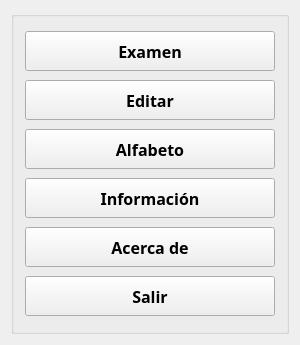
<?xml version="1.0" encoding="UTF-8"?>
<ui version="4.0">
 <class>MainWindow</class>
 <widget class="QMainWindow" name="MainWindow">
  <property name="geometry">
   <rect>
    <x>0</x>
    <y>0</y>
    <width>296</width>
    <height>345</height>
   </rect>
  </property>
  <property name="minimumSize">
   <size>
    <width>0</width>
    <height>0</height>
   </size>
  </property>
  <property name="maximumSize">
   <size>
    <width>16777215</width>
    <height>16777215</height>
   </size>
  </property>
  <property name="windowTitle">
   <string>MainWindow</string>
  </property>
  <property name="windowIcon">
   <iconset resource="images.qrc">
    <normaloff>:/MyEnglishQt.ico</normaloff>:/MyEnglishQt.ico</iconset>
  </property>
  <widget class="QWidget" name="centralWidget">
   <layout class="QGridLayout" name="gridLayout_3">
    <item row="0" column="0">
     <widget class="QGroupBox" name="groupBox">
      <property name="autoFillBackground">
       <bool>true</bool>
      </property>
      <property name="title">
       <string/>
      </property>
      <layout class="QGridLayout" name="gridLayout_2">
       <item row="2" column="0">
        <widget class="QPushButton" name="pushButtonAlfabeto">
         <property name="minimumSize">
          <size>
           <width>250</width>
           <height>40</height>
          </size>
         </property>
         <property name="maximumSize">
          <size>
           <width>250</width>
           <height>40</height>
          </size>
         </property>
         <property name="font">
          <font>
           <family>Segoe Print</family>
           <pointsize>12</pointsize>
           <weight>75</weight>
           <bold>true</bold>
          </font>
         </property>
         <property name="text">
          <string>Alfabeto</string>
         </property>
        </widget>
       </item>
       <item row="0" column="0">
        <widget class="QPushButton" name="pushButtonExanGrammar">
         <property name="minimumSize">
          <size>
           <width>250</width>
           <height>40</height>
          </size>
         </property>
         <property name="maximumSize">
          <size>
           <width>250</width>
           <height>40</height>
          </size>
         </property>
         <property name="font">
          <font>
           <family>Segoe Print</family>
           <pointsize>12</pointsize>
           <weight>75</weight>
           <bold>true</bold>
          </font>
         </property>
         <property name="text">
          <string>Examen</string>
         </property>
        </widget>
       </item>
       <item row="6" column="0">
        <widget class="QPushButton" name="pushButtonExit">
         <property name="minimumSize">
          <size>
           <width>250</width>
           <height>40</height>
          </size>
         </property>
         <property name="maximumSize">
          <size>
           <width>250</width>
           <height>40</height>
          </size>
         </property>
         <property name="font">
          <font>
           <family>Segoe Print</family>
           <pointsize>12</pointsize>
           <weight>75</weight>
           <bold>true</bold>
          </font>
         </property>
         <property name="text">
          <string>Salir</string>
         </property>
        </widget>
       </item>
       <item row="4" column="0">
        <widget class="QPushButton" name="pushButtonHelp">
         <property name="minimumSize">
          <size>
           <width>250</width>
           <height>40</height>
          </size>
         </property>
         <property name="maximumSize">
          <size>
           <width>250</width>
           <height>40</height>
          </size>
         </property>
         <property name="font">
          <font>
           <family>Segoe Print</family>
           <pointsize>12</pointsize>
           <weight>75</weight>
           <bold>true</bold>
          </font>
         </property>
         <property name="text">
          <string>Información</string>
         </property>
        </widget>
       </item>
       <item row="1" column="0">
        <widget class="QPushButton" name="pushButtonEditGrammar">
         <property name="minimumSize">
          <size>
           <width>250</width>
           <height>40</height>
          </size>
         </property>
         <property name="maximumSize">
          <size>
           <width>250</width>
           <height>40</height>
          </size>
         </property>
         <property name="font">
          <font>
           <family>Segoe Print</family>
           <pointsize>12</pointsize>
           <weight>75</weight>
           <bold>true</bold>
          </font>
         </property>
         <property name="text">
          <string>Editar</string>
         </property>
        </widget>
       </item>
       <item row="5" column="0">
        <widget class="QPushButton" name="pushButtonAbout">
         <property name="minimumSize">
          <size>
           <width>250</width>
           <height>40</height>
          </size>
         </property>
         <property name="maximumSize">
          <size>
           <width>250</width>
           <height>40</height>
          </size>
         </property>
         <property name="font">
          <font>
           <family>Segoe Print</family>
           <pointsize>12</pointsize>
           <weight>75</weight>
           <bold>true</bold>
          </font>
         </property>
         <property name="text">
          <string>Acerca de</string>
         </property>
        </widget>
       </item>
      </layout>
     </widget>
    </item>
   </layout>
  </widget>
  <action name="actionEdit">
   <property name="text">
    <string>Edit</string>
   </property>
  </action>
  <action name="actionExam">
   <property name="text">
    <string>Exam</string>
   </property>
  </action>
  <action name="actionExit">
   <property name="text">
    <string>Exit</string>
   </property>
  </action>
  <action name="actionNew">
   <property name="text">
    <string>New</string>
   </property>
  </action>
  <action name="actionAbout">
   <property name="text">
    <string>About</string>
   </property>
  </action>
 </widget>
 <layoutdefault spacing="6" margin="11"/>
 <tabstops>
  <tabstop>pushButtonExanGrammar</tabstop>
  <tabstop>pushButtonEditGrammar</tabstop>
  <tabstop>pushButtonAlfabeto</tabstop>
  <tabstop>pushButtonHelp</tabstop>
  <tabstop>pushButtonAbout</tabstop>
  <tabstop>pushButtonExit</tabstop>
 </tabstops>
 <resources>
  <include location="images.qrc"/>
 </resources>
 <connections/>
</ui>
